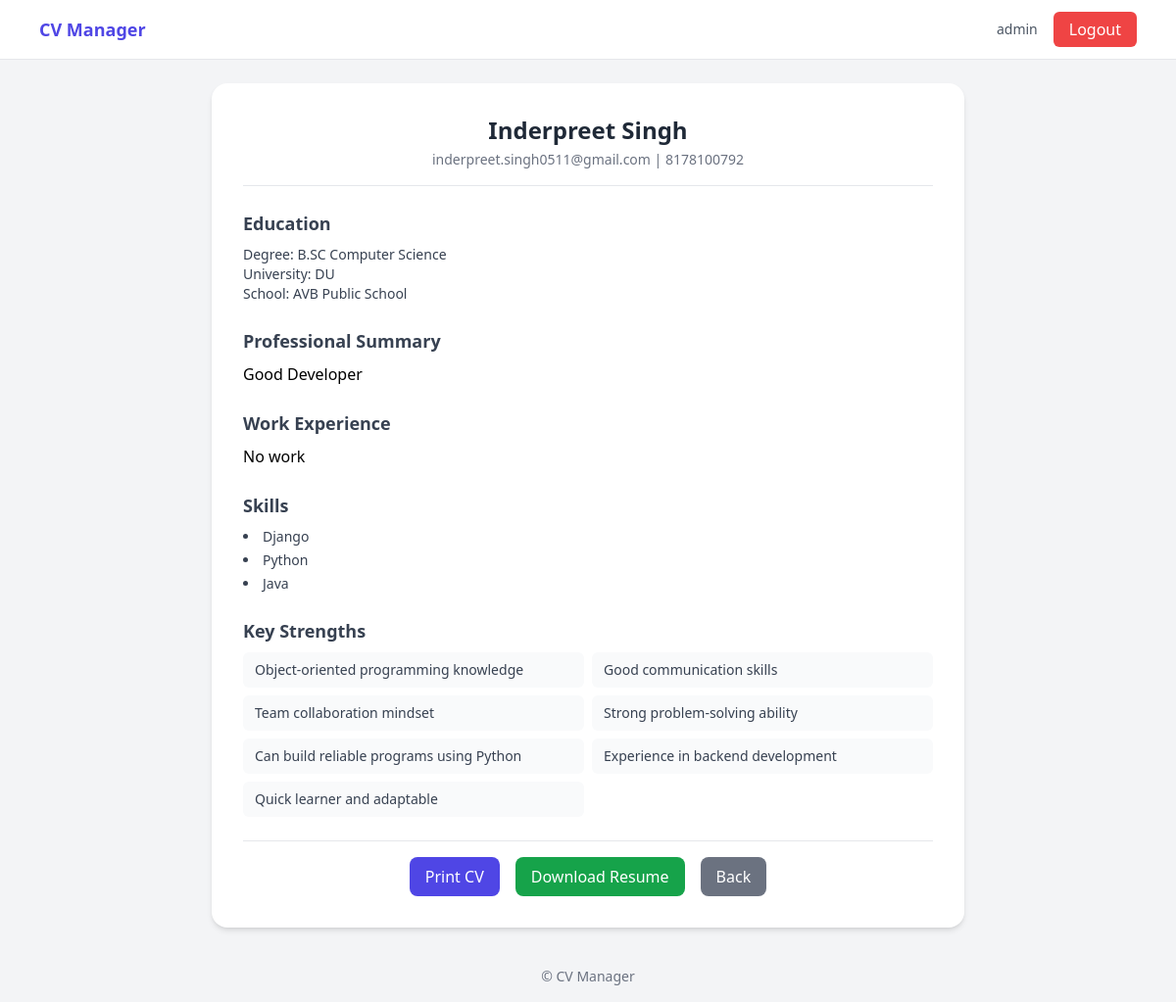
Screenshot of /7/ (signed in) with the database file from the repository.
### myapp/models.py (models this page shows)
class Profile(models.Model):
    user=models.ForeignKey(User,on_delete=models.CASCADE)
    name=models.CharField(max_length=100)
    email=models.CharField(max_length=100)
    phone=models.CharField(max_length=100)
    degree=models.CharField(max_length=50)
    school=models.CharField(max_length=50)
    university=models.CharField(max_length=50)
    summary=models.TextField()
    previous_work=models.TextField()
    skills=models.TextField()
    created_at=models.DateTimeField(auto_now_add=True)

### myapp/views.py (the view)
# urls.py: path('<int:pk>/',resume,name='resume'),
@login_required
def resume(request, pk):
    profile = get_object_or_404(Profile, pk=pk, user=request.user)
    skills_list,strengths=get_skills_and_strengths(profile.skills)
    return render(request, 'myapp/resume.html', {
        'profile': profile,
        'skills_list': skills_list,
        'strengths':strengths
    })

### myapp/utils.py (called while the page is built)
def get_skills_and_strengths(skills_string):
    skills_list = [skill.strip().title() for skill in skills_string.split(',')]
    skill_map = {
        "Python": "Can build reliable programs using Python",
        "Django": "Experience in backend development",
        "Html": "Good understanding of web fundamentals",
        "Css": "Ability to design clean user interfaces",
        "Javascript": "Can build interactive web applications",
        "Java": "Object-oriented programming knowledge",
        "Sql": "Database management skills",
    }
    strengths = [skill_map[skill] for skill in skills_list if skill in skill_map]
    strengths.extend([
        "Strong problem-solving ability",
        "Quick learner and adaptable",
        "Good communication skills",
        "Team collaboration mindset",
    ])
    return skills_list, list(set(strengths))

### myapp/templates/myapp/resume.html (shortened to what this page needs)
{% extends 'myapp/base.html' %}
{% block content %}
<div class="max-w-3xl mx-auto bg-white shadow-md rounded-2xl p-8">
    <div class="text-center border-b pb-4 mb-6">
        <h1 class="text-2xl font-semibold text-gray-800">
            {{ profile.name }}
        </h1>
        <p class="text-sm text-gray-500 mt-1">
            {{ profile.email }} | {{ profile.phone }}
        </p>
    </div>
    <div class="mb-6">
        <h2 class="text-lg font-semibold text-gray-700 mb-2">Education</h2>
        <p class="text-sm text-gray-700">
            <span class="font-medium">Degree:</span> {{ profile.degree }}<br>
            <span class="font-medium">University:</span> {{ profile.university }}<br>
            <span class="font-medium">School:</span> {{ profile.school }}
        </p>
    </div>
    <div class="mb-6">
        <h2 class="text-lg font-semibold text-gray-700 mb-2">Professional Summary</h2>
        <p class="text-sm text-gray-700 leading-relaxed">
            {{ profile.summary|linebreaks }}
        </p>
    </div>
    <div class="mb-6">
        <h2 class="text-lg font-semibold text-gray-700 mb-2">Work Experience</h2>
        <p class="text-sm text-gray-700 leading-relaxed">
            {{ profile.previous_work|linebreaks }}
        </p>
    </div>
    <div class="mb-6">
        <h2 class="text-lg font-semibold text-gray-700 mb-2">Skills</h2>
        <ul class="list-disc list-inside text-sm text-gray-700 space-y-1">
            {% for skill in skills_list %}
                <li>{{ skill }}</li>
            {% endfor %}
        </ul>
    </div>
    <div class="mb-6">
    <h2 class="text-lg font-semibold text-gray-700 mb-2">Key Strengths</h2>
    <ul class="grid grid-cols-1 sm:grid-cols-2 gap-2 text-sm text-gray-700">
        {% for strength in strengths %}
            <li class="bg-gray-50 px-3 py-2 rounded-md">
                {{ strength }}
            </li>
        {% endfor %}
    </ul>
</div>
    <div class="flex justify-center gap-4 pt-4 border-t">
        <button onclick="window.print()"
            class="bg-indigo-600 text-white px-4 py-2 rounded-lg hover:bg-indigo-700">
            Print CV
        </button>
        <a href="{% url 'download_resume' profile.id %}"
           class="bg-green-600 text-white px-4 py-2 rounded-lg hover:bg-green-700">
            Download Resume
        </a>
        <a href="{% url 'home' %}"
           class="bg-gray-500 text-white px-4 py-2 rounded-lg hover:bg-gray-600">
            Back
        </a>
    </div>
</div>
{% endblock %}

### myapp/templates/myapp/base.html (shortened to what this page needs)
{% load static %}
<!DOCTYPE html>
<html lang="en">
<head>
    <script src="https://cdn.tailwindcss.com"></script>
</head>
<body class="bg-gray-100 min-h-screen flex flex-col">
    <nav class="bg-white border-b">
        <div class="max-w-6xl mx-auto px-4 py-3 flex justify-between items-center">
            <a href="{% url 'home' %}" class="text-lg font-semibold text-indigo-600">
                CV Manager
            </a>
            <div class="flex items-center gap-4">
                {% if user.is_authenticated %}
                    <span class="text-sm text-gray-600 hidden sm:block">
                        {{ user.username }}
                    </span>
                    <form method="POST" action="{% url 'logout' %}">
                        <button class="bg-red-500 text-white px-4 py-1.5 rounded-md hover:bg-red-600">
                            Logout
                        </button>
                    </form>
                {% endif %}
            </div>
        </div>
    </nav>
    <main class="flex-grow">
        <div class="max-w-6xl mx-auto px-4 py-6">
            {% block content %}{% endblock %}
        </div>
    </main>
    <footer class="text-center text-gray-500 text-sm py-4">
        © CV Manager
    </footer>
</body>
</html>

### rows the page displays
Profile: name "Inderpreet Singh", email "inderpreet.singh0511@gmail.com", phone "8178100792", degree "B.SC Computer Science", university "DU", school "AVB Public School", summary "Good Developer", previous_work "No work"

### other values shown
{{ user.username }} "admin"
{{ skill }} "Django" "Python" "Java"
{{ strength }} "Object-oriented programming knowledge" "Good communication skills" "Team collaboration mindset" "Strong problem-solving ability" "Can build reliable programs using Python" "Experience in backend development" "Quick learner and adaptable"
